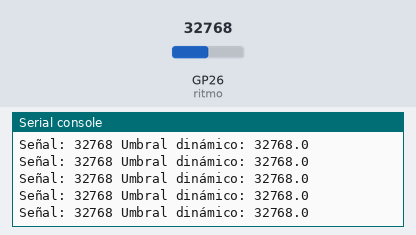
Bench run of a program on a simulated Raspberry Pi Pico running MicroPython. Parts: the last lines printed to the serial console. Inputs (shaded band) come from the test bench; at power-on: GP26 (ritmo) = 32768 (analog values on the 0–65535 scale).

Above: at 1.2 s.
1.3 s: GP26 (ritmo) set to 45874
At 1.31 s:
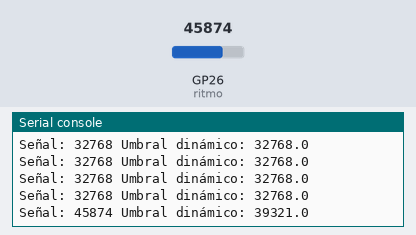
2.8 s: GP26 (ritmo) set to 57670
At 2.82 s:
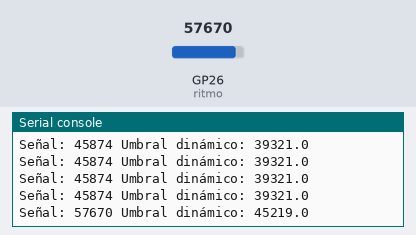
Timing chart, 0 to 5.8 s (numbered marks = the images above; inputs shaded):
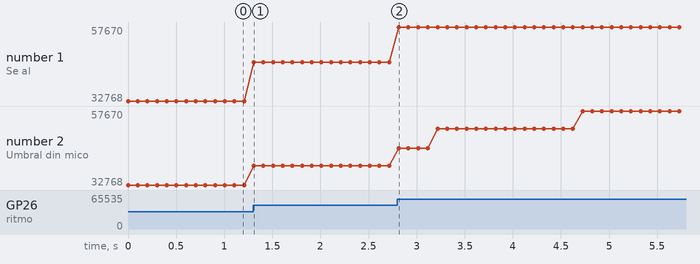

The program:

14-sensorRitmoCardiaco.py
```python
from machine import Pin, ADC
import time

# Definición de lectura del sensor de ritmo cardíaco
ritmo = ADC(Pin(26))

# Lista para almacenar las lecturas
lecturas = []
N = 20  # Número de lecturas para la media móvil

while True:
    lectura = ritmo.read_u16()  # leer el ADC
    lecturas.append(lectura)    # agregar la lectura a la lista

    if len(lecturas) > N:       # mantener solo las últimas N lecturas
        lecturas.pop(0)

    # Calcular el umbral dinámico
    umbral = (max(lecturas) + min(lecturas)) / 2

    # Mostrar la señal filtrada y el umbral dinámico
    print("Señal:", lectura, "Umbral dinámico:", umbral)

    time.sleep(0.1)  # pequeño intervalo de tiempo
```

Measured:
- after the input at 1.3 s, the serial console: prints a new line at once (image 1)
- after the input at 2.8 s, the serial console: prints a new line at once (image 2)
- plotted number 1: 32768 → 45874 after the input at 1.3 s, 45874 → 57670 after the input at 2.8 s
- plotted number 2: 32768 → 39321 after the input at 1.3 s, 39321 → 57670 after the input at 2.8 s
